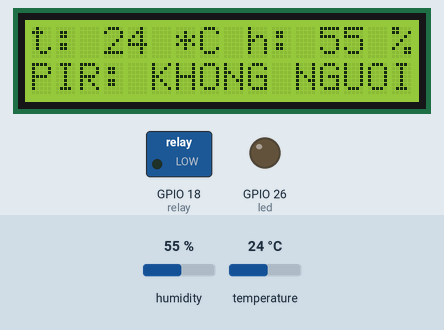
A sketch run on a simulated ESP32. Shown: 16×2 character LCD, switched loads named in the sketch (green lamp = pin HIGH), output pins drawn as LEDs (lit = HIGH). The test bench sets the inputs (shaded band); at power-on: temperature 24 °C, humidity 55 %. What the sketch prints to the serial monitor is not drawn.

Above: at 1.2 s.
1.3 s: temperature set to 36 °C
At 2.8 s:
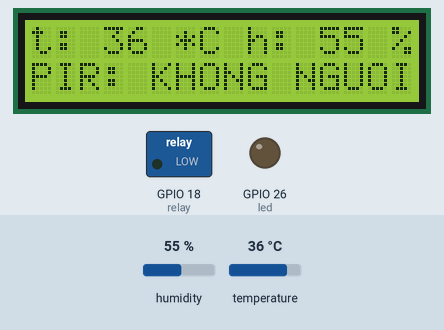
7.4 s: temperature set to 39 °C
At 9.8 s:
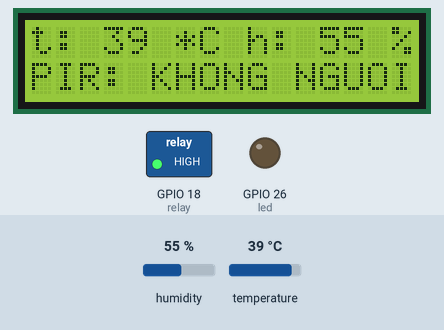
13.5 s: humidity set to 22 %
At 15.6 s:
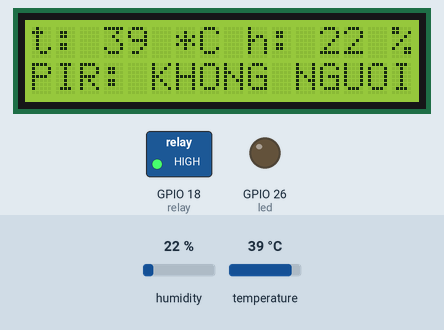
16.2 s: temperature set to 12 °C
At 17.9 s:
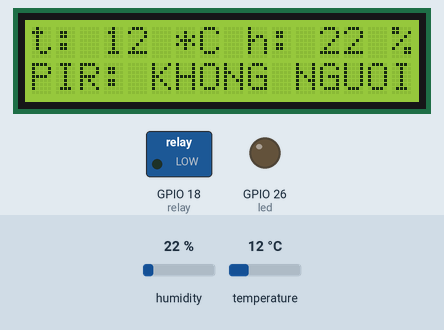
28.4 s: humidity set to 40 %
At 30.7 s:
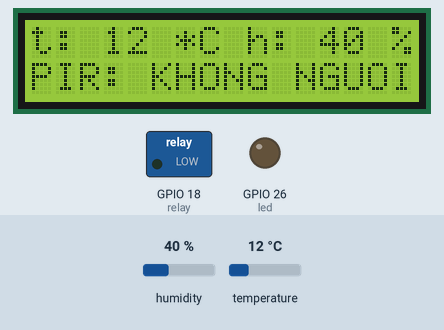
Timing chart, 0 to 31.8 s (numbered marks = the images above; inputs shaded):
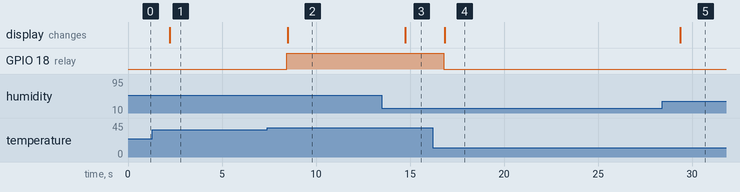

Measured:
- the behaviour switches between 37 and 38 °C on temperature (found by bisection; images 1 and 2)
- after the input at 1.3 s, the display: changes after 0.92 s (image 1)
- after the input at 7.4 s, GPIO 18 (relay): LOW → HIGH after 1.0 s; the display: changes after 1.1 s (image 2)
- after the input at 13.5 s, the display: changes after 1.2 s (image 3)
- after the input at 16.2 s, GPIO 18 (relay): HIGH → LOW after 0.58 s; the display: changes after 0.63 s (image 4)
- after the input at 28.4 s, the display: changes after 0.96 s (image 5)

The sketch:

ESP_1_DHT11.ino
```cpp
#include <Wire.h>
#include <LiquidCrystal_I2C.h>

LiquidCrystal_I2C lcd(0x27,16,2);
#include "DHT.h"
#define DHTPIN 14
#define DHTTYPE DHT11
DHT dht(DHTPIN, DHTTYPE);
#define led 26
#define relay 18
#include <esp_now.h>
#include <WiFi.h>
///mac PIR:
///mac trung tâm: 08:D1:F9:E1:72:5C

uint8_t broadcastAddress_1[] = {0x08, 0xD1, 0xF9, 0xEE, 0x45, 0xCC}; //PIR
uint8_t broadcastAddress_2[] = {0x08, 0xD1, 0xF9, 0xE1, 0x72, 0x5C}; //trung tâm
String tt = "KHONG NGUOI";
#include <ArduinoJson.h>
String recv_jsondata;
String send_jsondata;
String send_jsondata1;
int pir;
int khoangcach;
//StaticJsonDocument<256> doc;  // for data < 1KB
DynamicJsonDocument doc(1024);  // for data > 1KB
DynamicJsonDocument doc1(1024);  // for data > 1KB
void OnDataSent(const uint8_t *mac_addr, esp_now_send_status_t status) {
  Serial.print("\r\nLast Packet Send Status:\t");
  Serial.println(status == ESP_NOW_SEND_SUCCESS ? "Delivery Success" : "Delivery Fail");
}

//recieved data will process here
void OnDataRecv(const uint8_t *mac, const uint8_t *incomingData, int len) {
    char buff[len + 1];
    memcpy(buff, incomingData, len);
    buff[len] = '\0';
    recv_jsondata = String(buff);
    Serial.print("Received: ");
    Serial.println(recv_jsondata);
    DeserializationError error = deserializeJson(doc, recv_jsondata);

    if (!error) {
        if (memcmp(mac, broadcastAddress_1, 6) == 0) {
            pir = doc["p"];
            Serial.println(pir);
        }
        if (memcmp(mac, broadcastAddress_2, 6) == 0) {
            int dk = doc["esp1"];
            digitalWrite(led, dk);
            Serial.println(dk);
        }
    } else {
        Serial.print(F("deserializeJson() failed: "));
        Serial.println(error.f_str());
    }
}

void setup() {
  dht.begin();
  //    ONBOARD LED WILL GLOW IN CASE OF RESET
  //    {Remove if you want}
  Serial.begin(115200);
  pinMode(led, OUTPUT);
  pinMode(relay,OUTPUT);
  lcd.init();
  // Print a message to the LCD.
  lcd.backlight();
  //
    WiFi.mode(WIFI_STA);
  // Hiển thị địa chỉ MAC
  Serial.print("MAC Address: ");
  Serial.println(WiFi.macAddress());
  if (esp_now_init() != ESP_OK) {
    Serial.println("Error initializing ESP-NOW");
    return;
  }

  esp_now_register_recv_cb(OnDataRecv);
  esp_now_register_send_cb(OnDataSent);
  esp_now_peer_info_t peerInfo;
  memcpy(peerInfo.peer_addr, broadcastAddress_1, 6);
    peerInfo.channel = 0;
    peerInfo.encrypt = false;

    if (esp_now_add_peer(&peerInfo) != ESP_OK) {
        Serial.println("Failed to add peer");
        return;
    }

    memcpy(peerInfo.peer_addr, broadcastAddress_2, 6);
    if (esp_now_add_peer(&peerInfo) != ESP_OK) {
        Serial.println("Failed to add peer");
        return;
    }
}
int set = 37; //set nhiệt độ cao
void loop() {
   byte h = dht.readHumidity();
  // Read temperature as Celsius (the default)
   byte t = dht.readTemperature();
  send_jsondata = "";               //Clearing  JSON STRING
  doc["a"] = t;                     //Creating JSON
  doc["b"] = h;
  doc1["a"] = t;                     //Creating JSON
  doc1["b"] = h;
  if(pir == 1){
    tt = "CO NGUOI";
  }
  else tt = "KHONG NGUOI";
  if(t > set) digitalWrite(relay, HIGH);
  else digitalWrite(relay, LOW);
  doc.clear();
  doc["a"] = t;
  doc["b"] = h;
  send_jsondata = "";
  serializeJson(doc, send_jsondata);
  esp_now_send(broadcastAddress_1, (uint8_t *) send_jsondata.c_str(), sizeof(send_jsondata)*send_jsondata.length());

 doc1.clear();
  doc1["a"] = t;
  doc1["b"] = h;
  send_jsondata1 = "";
  serializeJson(doc1, send_jsondata1);
  esp_now_send(broadcastAddress_2, (uint8_t *) send_jsondata1.c_str(), sizeof(send_jsondata)*send_jsondata1.length());
  Serial.println(send_jsondata);
  lcd.setCursor(0,0);
  lcd.print("t:    *C h:    %");
  lcd.setCursor(3,0);
  lcd.print(t);
  lcd.setCursor(12,0);
  lcd.print(h);
  lcd.setCursor(0,1);
  lcd.print("PIR:            ");
  lcd.setCursor(5,1);
  lcd.print(tt);
  delay(20);

}
```
